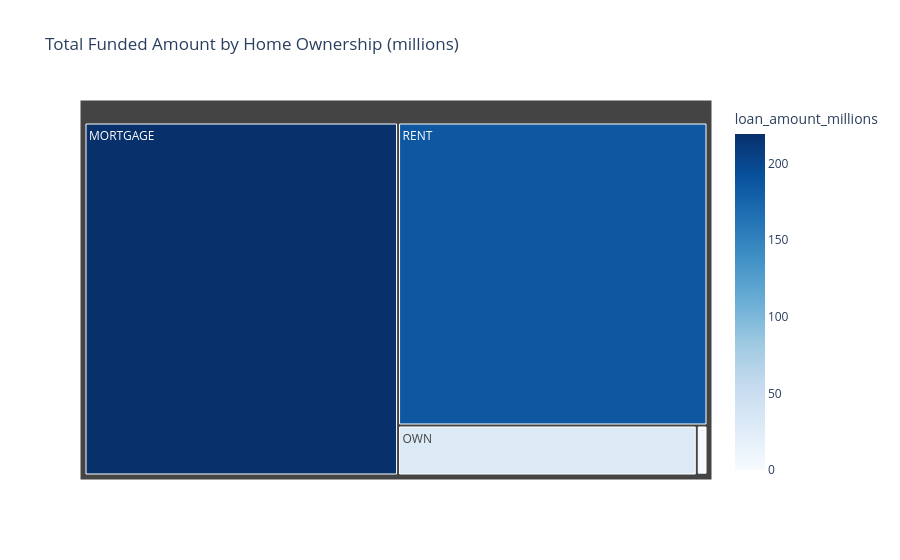

Notebook code cell kept with this figure:
### Markdown cell above
## Home ownership by Total Funded Amount

### Code cell
home_funding = Bank_df.groupby('home_ownership')['loan_amount'].sum().reset_index()
home_funding['loan_amount_millions'] = home_funding['loan_amount'] / 1000000

fig = px.treemap(
    home_funding,
    path = ['home_ownership'],
    values = 'loan_amount_millions',
    color = 'loan_amount_millions',
    color_continuous_scale = 'Blues',
    title = 'Total Funded Amount by Home Ownership (millions)'
)

fig.show()

### Figure 1 — Plotly figure (JSON) as saved in the notebook; plotly's stock layout.template omitted (floating-point values rounded to 4 significant figures)
{"data": [{"branchvalues": "total", "customdata": [[219.3], [0.0168], [1.045], [29.6], [185.8]], "domain": {"x": [0, 1], "y": [0, 1]}, "hovertemplate": "labels=%{label}<br>loan_amount_millions_sum=%{value}<br>parent=%{parent}<br>id=%{id}<br>loan_amount_millions=%{color}<extra></extra>", "ids": ["MORTGAGE", "NONE", "OTHER", "OWN", "RENT"], "labels": ["MORTGAGE", "NONE", "OTHER", "OWN", "RENT"], "marker": {"coloraxis": "coloraxis", "colors": [219.3, 0.0168, 1.045, 29.6, 185.8]}, "name": "", "parents": ["", "", "", "", ""], "type": "treemap", "values": [219.3, 0.0168, 1.045, 29.6, 185.8]}], "layout": {"coloraxis": {"colorbar": {"title": {"text": "loan_amount_millions"}}, "colorscale": [[0, "rgb(247,251,255)"], [0.125, "rgb(222,235,247)"], [0.25, "rgb(198,219,239)"], [0.375, "rgb(158,202,225)"], [0.5, "rgb(107,174,214)"], [0.625, "rgb(66,146,198)"], [0.75, "rgb(33,113,181)"], [0.875, "rgb(8,81,156)"], [1, "rgb(8,48,107)"]]}, "legend": {"tracegroupgap": 0}, "title": {"text": "Total Funded Amount by Home Ownership (millions)"}}}
